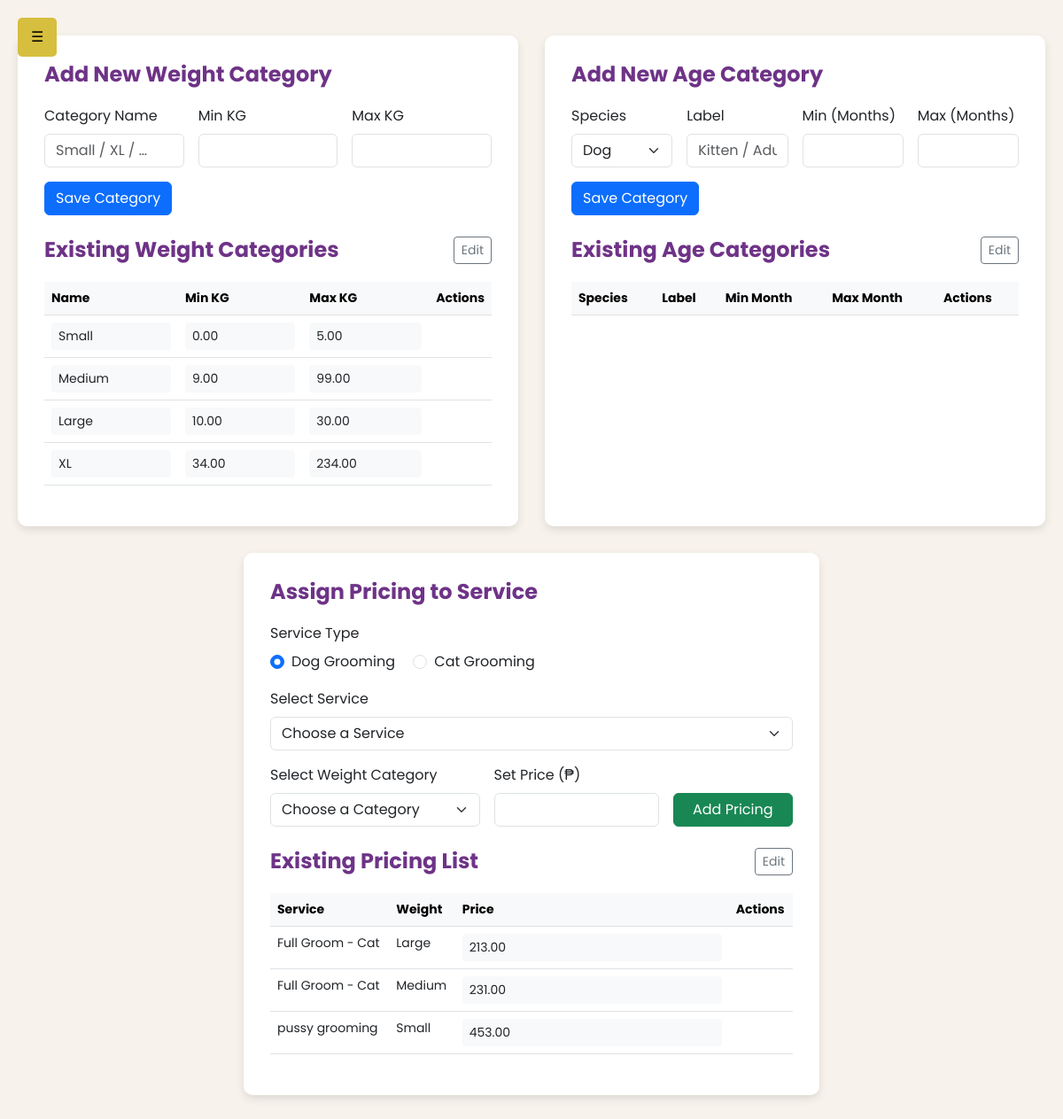
Before: /admin/admin-pricing-list.php with the older database file.
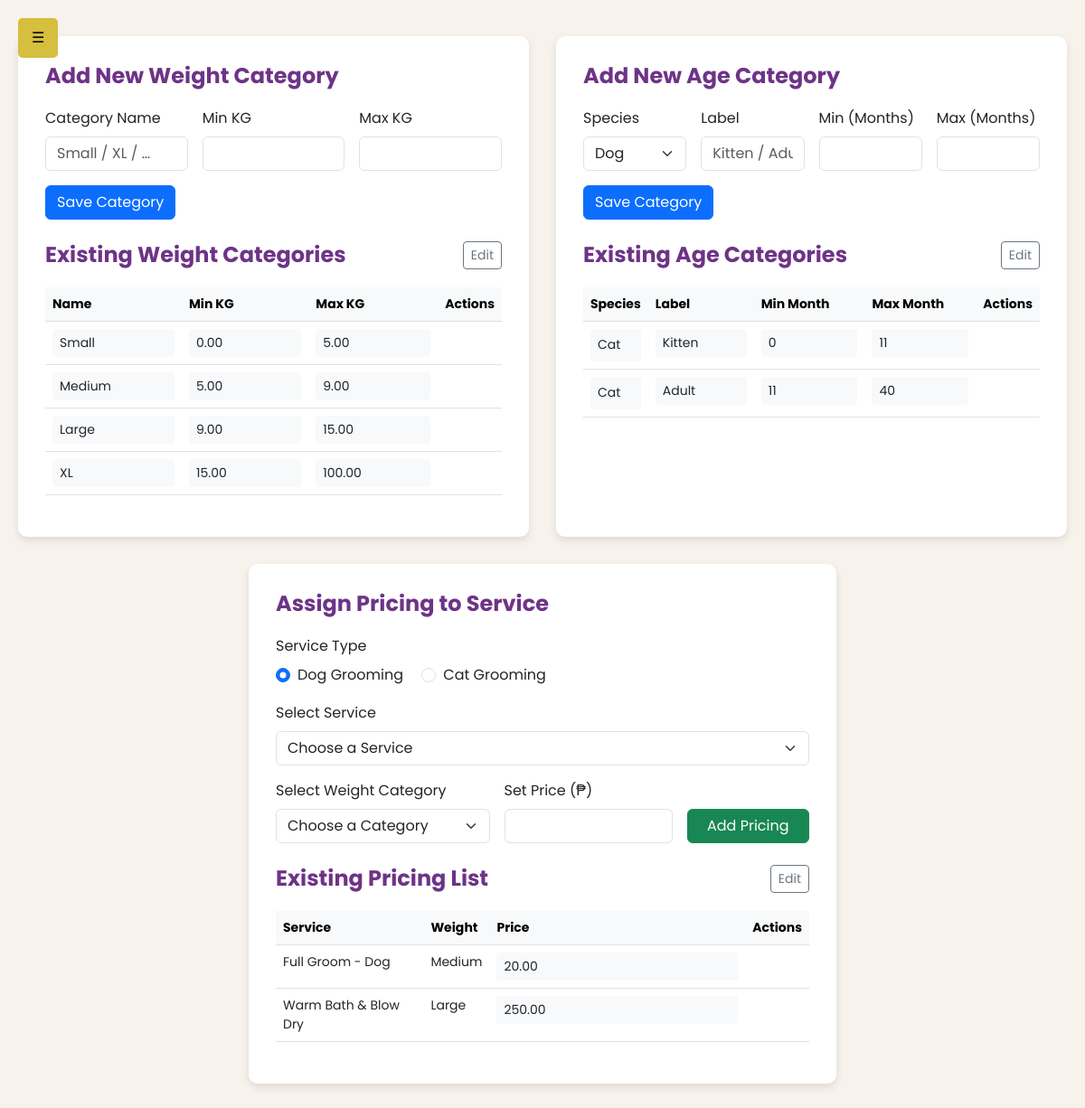
After: the same page with the newer database file.
### tables this page shows
CREATE TABLE `weight_categories` (
  `id` int(11) NOT NULL,
  `category_name` enum('Small','Medium','Large','XL') NOT NULL,
  `min_kg` decimal(5,2) NOT NULL,
  `max_kg` decimal(5,2) NOT NULL
);

CREATE TABLE `pricing` (
  `id` int(11) NOT NULL,
  `service_id` int(11) NOT NULL,
  `price` decimal(10,2) NOT NULL,
  `category_id` int(11) DEFAULT NULL
);

CREATE TABLE `services` (
  `id` int(11) NOT NULL,
  `service_name` varchar(255) NOT NULL,
  `service_description` text NOT NULL,
  `service_price` decimal(10,2) DEFAULT NULL,
  `service_image` varchar(255) NOT NULL,
  `created_at` timestamp NOT NULL DEFAULT current_timestamp(),
  `service_type` varchar(255) NOT NULL,
  `mode` enum('package','individual') NOT NULL DEFAULT 'individual'
);

CREATE TABLE `age_categories` (
  `id` int(11) NOT NULL,
  `species` enum('Dog','Cat') NOT NULL,
  `label` varchar(20) DEFAULT NULL,
  `min_months` int(11) NOT NULL,
  `max_months` int(11) NOT NULL
);

### admin/admin-pricing-list.php (the view, shortened to what this page needs)
<?php
include_once '../db.php';
$isAjax = ($_SERVER['REQUEST_METHOD'] === 'POST' && isset($_POST['action']));
if (!$isAjax) {
    include_once 'admin-navigation.php';
}
$weightRows = $conn->query("SELECT * FROM weight_categories ORDER BY id ASC")->fetch_all(MYSQLI_ASSOC);
$ageRows    = $conn->query("SELECT * FROM age_categories   ORDER BY id ASC")->fetch_all(MYSQLI_ASSOC);
$pricingRows = $conn->query("
    SELECT p.id, s.service_name, wc.category_name, p.price, p.service_id, p.category_id
    FROM pricing p
    JOIN services s  ON p.service_id  = s.id
    JOIN weight_categories wc ON p.category_id = wc.id
    ORDER BY p.id ASC
")->fetch_all(MYSQLI_ASSOC);
?>
<!DOCTYPE html>
<html lang="en">
<head>
<link href="https://cdn.jsdelivr.net/npm/bootstrap@5.3.0/dist/css/bootstrap.min.css" rel="stylesheet">
</head>
<body>
<div class="main-wrapper">
<div class="card-container">
    <h4>Add New Weight Category</h4>
    <form id="weightForm" class="mb-4" onsubmit="return false;">
        <div class="row g-3">
            <div class="col-md-4">
                <label class="form-label" for="wName">Category Name</label>
                <input type="text" id="wName" name="wName" class="form-control" required placeholder="Small / XL / …">
            </div>
            <div class="col-md-4">
                <label class="form-label" for="wMin">Min KG</label>
                <input type="number" id="wMin" name="wMin" class="form-control" step="0.01" required>
            </div>
            <div class="col-md-4">
                <label class="form-label" for="wMax">Max KG</label>
                <input type="number" id="wMax" name="wMax" class="form-control" step="0.01" required>
            </div>
        </div>
        <button class="btn btn-primary mt-3" onclick="addWeight()">Save Category</button>
    </form>
    <div class="d-flex justify-content-between align-items-center">
        <h4 class="m-0">Existing Weight Categories</h4>
        <button class="btn btn-outline-secondary btn-sm toggle-edit" data-table="weightTable">Edit</button>
    </div>
    <table class="table table-hover view-only" id="weightTable">
        <thead class="table-light"><tr><th>Name</th><th>Min KG</th><th>Max KG</th><th>Actions</th></tr></thead>
        <tbody id="weightBody">
        <?php foreach($weightRows as $r): ?>
            <tr data-id="<?= $r['id'] ?>">
                <td><input class="form-control form-control-sm" value="<?= htmlspecialchars($r['category_name']) ?>"></td>
                <td><input type="number" class="form-control form-control-sm" value="<?= $r['min_kg'] ?>"></td>
                <td><input type="number" class="form-control form-control-sm" value="<?= $r['max_kg'] ?>"></td>
                <td>
                </td>
            </tr>
        <?php endforeach;?>
        </tbody>
    </table>
</div>
<div class="card-container">
    <h4>Add New Age Category</h4>
    <form id="ageForm" class="mb-4" onsubmit="return false;">
        <div class="row g-3">
            <div class="col-md-3">
                <label class="form-label" for="aSpecies">Species</label>
                <select id="aSpecies" class="form-select" required>
                    <option value="Dog">Dog</option>
                </select>
            </div>
            <div class="col-md-3">
                <label class="form-label" for="aLabel">Label</label>
                <input type="text" id="aLabel" class="form-control" required placeholder="Kitten / Adult / Senior">
            </div>
            <div class="col-md-3">
                <label class="form-label" for="aMin">Min (Months)</label>
                <input type="number" id="aMin" class="form-control" required>
            </div>
            <div class="col-md-3">
                <label class="form-label" for="aMax">Max (Months)</label>
                <input type="number" id="aMax" class="form-control" required>
            </div>
        </div>
        <button class="btn btn-primary mt-3" onclick="addAge()">Save Category</button>
    </form>
    <div class="d-flex justify-content-between align-items-center">
        <h4 class="m-0">Existing Age Categories</h4>
        <button class="btn btn-outline-secondary btn-sm toggle-edit" data-table="ageTable">Edit</button>
    </div>
    <table class="table table-hover view-only" id="ageTable">
        <thead class="table-light"><tr><th>Species</th><th>Label</th><th>Min Month</th><th>Max Month</th><th>Actions</th></tr></thead>
        <tbody id="ageBody">
        <?php foreach($ageRows as $a): ?>
            <tr data-id="<?= $a['id'] ?>">
                <td>
                    <select class="form-select form-select-sm">
                        <option value="Cat"<?= $a['species']==='Cat'?' selected':'';?>>Cat</option>
                    </select>
                </td>
                <td><input class="form-control form-control-sm" value="<?= htmlspecialchars($a['label']) ?>"></td>
                <td><input type="number" class="form-control form-control-sm" value="<?= $a['min_months'] ?>"></td>
                <td><input type="number" class="form-control form-control-sm" value="<?= $a['max_months'] ?>"></td>
                <td>
                </td>
            </tr>
        <?php endforeach;?>
        </tbody>
    </table>
</div>
<div class="card-container">
    <h4>Assign Pricing to Service</h4>
    <div class="mb-3">
        <label class="form-label">Service Type</label><br>
        <div class="form-check form-check-inline">
            <input class="form-check-input service-type" type="radio" name="serviceType" value="DogGrooming" id="radioDog" checked>
            <label class="form-check-label" for="radioDog">Dog Grooming</label>
        </div>
        <div class="form-check form-check-inline">
            <input class="form-check-input service-type" type="radio" name="serviceType" value="CatGrooming" id="radioCat">
            <label class="form-check-label" for="radioCat">Cat Grooming</label>
        </div>
    </div>
    <div class="mb-3">
        <label class="form-label" for="serviceSelect">Select Service</label>
        <select id="serviceSelect" class="form-select" required>
            <option selected disabled value="">Choose a Service</option>
        </select>
    </div>
    <div class="row g-3 mb-4">
        <div class="col-md-5">
            <label class="form-label" for="weightSelect">Select Weight Category</label>
            <select id="weightSelect" class="form-select" required>
                <option selected disabled value="">Choose a Category</option>
            </select>
        </div>
        <div class="col-md-4">
            <label class="form-label" for="priceInput">Set Price (₱)</label>
            <input type="number" id="priceInput" class="form-control" step="0.01" required>
        </div>
        <div class="col-md-3 d-flex align-items-end">
            <button class="btn btn-success w-100" onclick="addPricing()">Add Pricing</button>
        </div>
    </div>
    <div class="d-flex justify-content-between align-items-center">
        <h4 class="m-0">Existing Pricing List</h4>
        <button class="btn btn-outline-secondary btn-sm toggle-edit" data-table="pricingTable">Edit</button>
    </div>
    <table class="table table-hover view-only" id="pricingTable">
        <thead class="table-light"><tr><th>Service</th><th>Weight</th><th>Price</th><th>Actions</th></tr></thead>
        <tbody id="pricingBody">
        <?php foreach($pricingRows as $p): ?>
            <tr data-id="<?= $p['id'] ?>" data-service="<?= $p['service_id'] ?>" data-weight="<?= $p['category_id'] ?>">
                <td><?= htmlspecialchars($p['service_name']) ?></td>
                <td><?= htmlspecialchars($p['category_name']) ?></td>
                <td><input type="number" class="form-control form-control-sm" value="<?= $p['price'] ?>"></td>
                <td>
                </td>
            </tr>
        <?php endforeach;?>
        </tbody>
    </table>
</div>
</div>
<div class="toast-container p-3">
</div>
</body>
</html>

### admin/admin-navigation.php (shortened to what this page needs)
<!DOCTYPE html>
<html lang="en">
<head>
</head>
<body>
    <button class="menu-toggle" onclick="toggleMenu()">☰</button>
</body>
</html>

### admin/admin-navigation.php (style rules this page uses)
:root { --primary: #6E3387; --alt: #8F54A0; --accent: #D6BE3E; --bg-light: #FFFFFF; --text-dark: #000000; }
body { margin: 0; padding: 0; font-family: 'Poppins', sans-serif; display: flex; }
.menu-toggle { position: fixed; top: 20px; left: 20px; background: var(--accent); color: var(--text-dark); border: none; padding: 10px 15px; border-radius: 5px; cursor: pointer; z-index: 1100; }

### admin/admin-pricing-list.php (style rules this page uses)
body { background:#F7F2EB;font-family:'Poppins',sans-serif;margin:0;padding:40px 20px;display:flex;justify-content:center; }
.main-wrapper { display:flex;flex-wrap:wrap;gap:30px;max-width:1800px;justify-content:center;width:100%; }
.card-container { background:#fff;border-radius:10px;box-shadow:0 4px 10px rgba(0,0,0,.1);padding:30px;flex:1 1 480px;max-width:650px;display:flex;flex-direction:column; }
.card-container h4 { color:#6E3387;font-weight:bold;margin-bottom:20px; }
table { font-size:14px;margin-top:20px; }
.view-only input,.view-only select { pointer-events:none;user-select:none;background:#f8f9fa;border:none; }
.toast-container { position:fixed;top:1rem;right:1rem;z-index:1200; }
#ageTable select.form-select-sm { padding: 0.25rem 0.5rem; font-size: 14px; height: auto !important; min-height: 36px; line-height: 1.5; background-color: #f8f9fa; border: none; width: 100%; }

Changed rows visible on the page:
removed pricing: service.service_name "Full Groom - Cat", category.category_name "Large", price "213.00"
removed pricing: service.service_name "Full Groom - Cat", category.category_name "Medium", price "231.00"
removed pricing: service.service_name "pussy grooming", category.category_name "Small", price "453.00"
changed weight_categories "Medium": min_kg "9.00" → "5.00"; max_kg "99.00" → "9.00"
changed weight_categories "Large": min_kg "10.00" → "9.00"; max_kg "30.00" → "15.00"
changed weight_categories "XL": min_kg "34.00" → "15.00"; max_kg "234.00" → "100.00"
added age_categories: species "Cat", label "Kitten", min_months "0", max_months "11"
added age_categories: species "Cat", label "Adult", min_months "11", max_months "40"
added pricing: service.service_name "Full Groom - Dog", category.category_name "Medium", price "20.00"
added pricing: service.service_name "Warm Bath & Blow Dry", category.category_name "Large", price "250.00"
